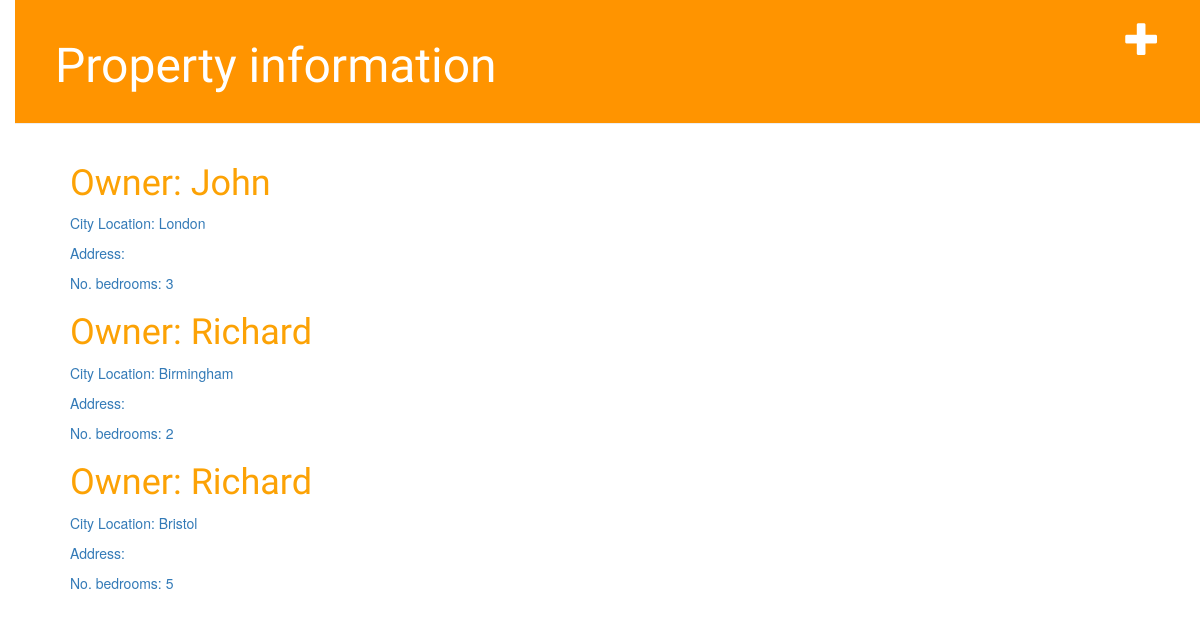
Page /property/ on the earlier database version.
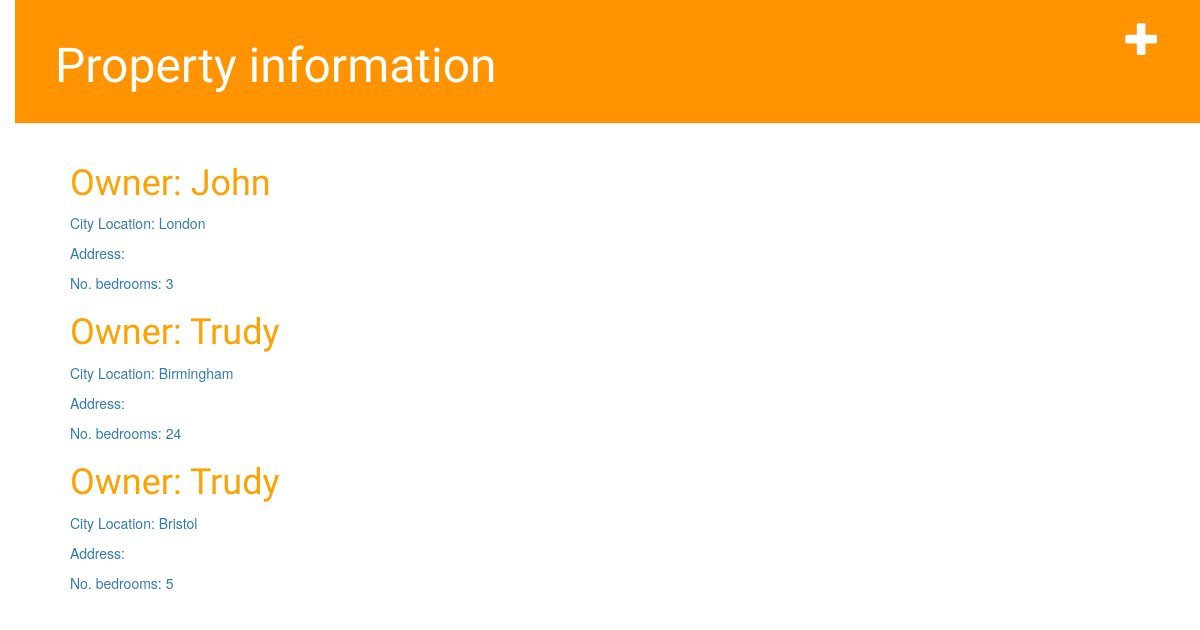
Same page on the later database version.
### property/models.py (models this page shows, shortened)
class Property(models.Model):
    owner = models.ForeignKey(Client, on_delete=models.CASCADE)
    location_city = models.CharField(max_length=100)
    Address = models.CharField(max_length=150, unique=True)
    number_of_bedrooms = models.IntegerField()
    start_date_availability = forms.DateField(widget=DateInput())
    end_date_availability = forms.DateField(widget=DateInput())

### booking/models.py (models this page shows, shortened)
class Client(models.Model):
    clients = models.ForeignKey('auth.User')
    email = models.EmailField(('email address'), max_length=254, unique=True)
    first_name = models.CharField(('first name'), max_length=30, blank=True)
    last_name = models.CharField(('last name'), max_length=30, blank=True)
    date_joined = models.DateTimeField(('date joined'), default=timezone.now)
    is_staff = models.BooleanField(('staff status'), default=False,
        help_text=('Designates whether the user can log into this admin '
                    'site.'))
    is_active = models.BooleanField(('active'), default=True,
        help_text=('Designates whether this user should be treated as '
                    'active. Unselect this instead of deleting accounts.'))
    def __str__(self):
            return self.first_name

### property/views.py (the view)
def property_list(request):
    propertys = Property.objects.all()
    return render(request, 'property/property_list.html', {'propertys': propertys})

### property/templates/property/property_list.html
{% extends 'property/base.html' %}
{% block content %}
  {% for property in propertys %}
    <div class='property'>
      <h1><a href="{% url 'property_detail' pk=property.pk %}">Owner: {{ property.owner}}<a></h1>
      <p>City Location: {{ property.location_city}}</p>
      <p>Address: {{ property.address}}</p>
      <p>No. bedrooms: {{ property.number_of_bedrooms}}</p>
    </div>
  {% endfor %}
{%endblock%}

Differences in the rows shown:
changed Property "Birmingham": owner "Richard" → "Trudy"; number_of_bedrooms "2" → "24"
changed through a linked row, Property "Bristol": owner "Richard" → "Trudy"
